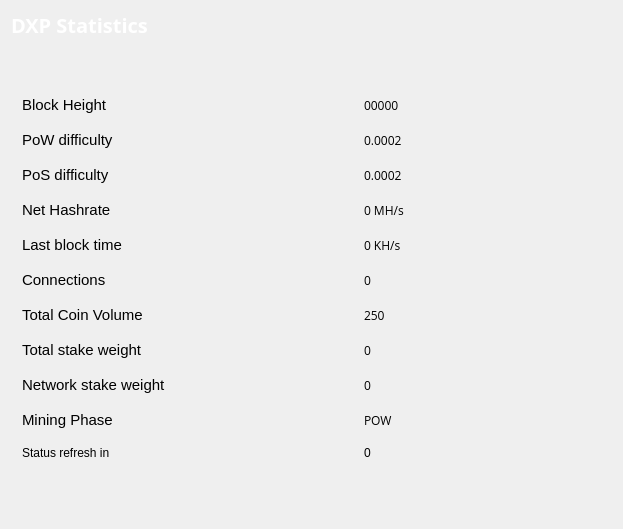
<?xml version="1.0" encoding="UTF-8"?>
<ui version="4.0">
 <class>StatisticsPage</class>
 <widget class="QWidget" name="StatisticsPage">
  <property name="windowModality">
   <enum>Qt::NonModal</enum>
  </property>
  <property name="geometry">
   <rect>
    <x>0</x>
    <y>0</y>
    <width>623</width>
    <height>529</height>
   </rect>
  </property>
  <property name="windowTitle">
   <string>Digging</string>
  </property>
  <layout class="QGridLayout" name="gridLayout">
   <property name="sizeConstraint">
    <enum>QLayout::SetMaximumSize</enum>
   </property>
   <item row="3" column="0">
    <spacer name="verticalSpacer">
     <property name="orientation">
      <enum>Qt::Vertical</enum>
     </property>
     <property name="sizeHint" stdset="0">
      <size>
       <width>20</width>
       <height>40</height>
      </size>
     </property>
    </spacer>
   </item>
   <item row="0" column="0">
    <widget class="QLabel" name="label_5">
     <property name="font">
      <font>
       <family>Open Sans,sans-serif</family>
      </font>
     </property>
     <property name="text">
      <string>&lt;html&gt;&lt;head/&gt;&lt;body&gt;&lt;p&gt;&lt;span style=&quot; font-size:20px; font-weight:600; color:#ffffff;&quot;&gt;DXP Statistics&lt;/span&gt;&lt;/p&gt;&lt;/body&gt;&lt;/html&gt;</string>
     </property>
    </widget>
   </item>
   <item row="1" column="0">
    <widget class="QFrame" name="gridFrame_2">
     <property name="minimumSize">
      <size>
       <width>0</width>
       <height>0</height>
      </size>
     </property>
     <property name="styleSheet">
      <string notr="true"/>
     </property>
     <layout class="QGridLayout" name="gridLayout_4">
      <item row="1" column="0">
       <spacer name="verticalSpacer_2">
        <property name="orientation">
         <enum>Qt::Vertical</enum>
        </property>
        <property name="sizeHint" stdset="0">
         <size>
          <width>20</width>
          <height>40</height>
         </size>
        </property>
       </spacer>
      </item>
      <item row="2" column="0">
       <layout class="QFormLayout" name="formLayout_2">
        <property name="fieldGrowthPolicy">
         <enum>QFormLayout::FieldsStayAtSizeHint</enum>
        </property>
        <property name="labelAlignment">
         <set>Qt::AlignLeading|Qt::AlignLeft|Qt::AlignVCenter</set>
        </property>
        <property name="formAlignment">
         <set>Qt::AlignLeading|Qt::AlignLeft|Qt::AlignTop</set>
        </property>
        <property name="horizontalSpacing">
         <number>198</number>
        </property>
        <property name="verticalSpacing">
         <number>17</number>
        </property>
        <property name="rightMargin">
         <number>0</number>
        </property>
        <item row="1" column="0">
         <widget class="QLabel" name="label_14">
          <property name="text">
           <string>&lt;html&gt;&lt;head/&gt;&lt;body&gt;&lt;p&gt;&lt;span style=&quot; font-size:11pt;&quot;&gt;Block Height&lt;/span&gt;&lt;/p&gt;&lt;/body&gt;&lt;/html&gt;</string>
          </property>
          <property name="alignment">
           <set>Qt::AlignLeading|Qt::AlignLeft|Qt::AlignVCenter</set>
          </property>
         </widget>
        </item>
        <item row="1" column="1">
         <widget class="QLabel" name="heightBox">
          <property name="font">
           <font>
            <family>Open Sans,sans-serif</family>
            <pointsize>9</pointsize>
           </font>
          </property>
          <property name="text">
           <string>00000</string>
          </property>
         </widget>
        </item>
        <item row="2" column="0">
         <widget class="QLabel" name="label_13">
          <property name="text">
           <string>&lt;html&gt;&lt;head/&gt;&lt;body&gt;&lt;p&gt;&lt;span style=&quot; font-size:11pt;&quot;&gt;PoW difficulty&lt;/span&gt;&lt;/p&gt;&lt;/body&gt;&lt;/html&gt;</string>
          </property>
         </widget>
        </item>
        <item row="2" column="1">
         <widget class="QLabel" name="diffBox">
          <property name="font">
           <font>
            <family>Open Sans,sans-serif</family>
            <pointsize>9</pointsize>
           </font>
          </property>
          <property name="text">
           <string>0.0002</string>
          </property>
         </widget>
        </item>
        <item row="3" column="0">
         <widget class="QLabel" name="label_9">
          <property name="text">
           <string>&lt;html&gt;&lt;head/&gt;&lt;body&gt;&lt;p&gt;&lt;span style=&quot; font-size:11pt;&quot;&gt;PoS difficulty&lt;/span&gt;&lt;/p&gt;&lt;/body&gt;&lt;/html&gt;</string>
          </property>
         </widget>
        </item>
        <item row="3" column="1">
         <widget class="QLabel" name="diffBox2">
          <property name="font">
           <font>
            <family>Open Sans,sans-serif</family>
            <pointsize>9</pointsize>
           </font>
          </property>
          <property name="text">
           <string>0.0002</string>
          </property>
         </widget>
        </item>
        <item row="4" column="0">
         <widget class="QLabel" name="label_16">
          <property name="text">
           <string>&lt;html&gt;&lt;head/&gt;&lt;body&gt;&lt;p&gt;&lt;span style=&quot; font-size:11pt;&quot;&gt;Net Hashrate&lt;/span&gt;&lt;/p&gt;&lt;/body&gt;&lt;/html&gt;</string>
          </property>
         </widget>
        </item>
        <item row="4" column="1">
         <widget class="QLabel" name="pawrateBox">
          <property name="font">
           <font>
            <family>Open Sans,sans-serif</family>
            <pointsize>9</pointsize>
           </font>
          </property>
          <property name="text">
           <string>0 MH/s</string>
          </property>
         </widget>
        </item>
        <item row="5" column="0">
         <widget class="QLabel" name="label3_2">
          <property name="sizePolicy">
           <sizepolicy hsizetype="Preferred" vsizetype="Maximum">
            <horstretch>0</horstretch>
            <verstretch>0</verstretch>
           </sizepolicy>
          </property>
          <property name="text">
           <string>&lt;html&gt;&lt;head/&gt;&lt;body&gt;&lt;p&gt;&lt;span style=&quot; font-size:11pt;&quot;&gt;Last block time&lt;/span&gt;&lt;/p&gt;&lt;/body&gt;&lt;/html&gt;</string>
          </property>
         </widget>
        </item>
        <item row="5" column="1">
         <widget class="QLabel" name="localBox">
          <property name="font">
           <font>
            <family>Open Sans,sans-serif</family>
            <pointsize>9</pointsize>
           </font>
          </property>
          <property name="text">
           <string>0 KH/s</string>
          </property>
         </widget>
        </item>
        <item row="6" column="0">
         <widget class="QLabel" name="label1_2">
          <property name="text">
           <string>&lt;html&gt;&lt;head/&gt;&lt;body&gt;&lt;p&gt;&lt;span style=&quot; font-size:11pt;&quot;&gt;Connections&lt;/span&gt;&lt;/p&gt;&lt;/body&gt;&lt;/html&gt;</string>
          </property>
         </widget>
        </item>
        <item row="6" column="1">
         <widget class="QLabel" name="connectionBox">
          <property name="font">
           <font>
            <family>Open Sans,sans-serif</family>
            <pointsize>9</pointsize>
           </font>
          </property>
          <property name="text">
           <string>0</string>
          </property>
         </widget>
        </item>
        <item row="7" column="0">
         <widget class="QLabel" name="label_8">
          <property name="text">
           <string>&lt;html&gt;&lt;head/&gt;&lt;body&gt;&lt;p&gt;&lt;span style=&quot; font-size:11pt;&quot;&gt;Total Coin Volume&lt;/span&gt;&lt;/p&gt;&lt;/body&gt;&lt;/html&gt;</string>
          </property>
         </widget>
        </item>
        <item row="7" column="1">
         <widget class="QLabel" name="volumeBox">
          <property name="font">
           <font>
            <family>Open Sans,sans-serif</family>
            <pointsize>9</pointsize>
           </font>
          </property>
          <property name="text">
           <string>250</string>
          </property>
         </widget>
        </item>
        <item row="8" column="0">
         <widget class="QLabel" name="label_10">
          <property name="text">
           <string>&lt;html&gt;&lt;head/&gt;&lt;body&gt;&lt;p&gt;&lt;span style=&quot; font-size:11pt;&quot;&gt;Total stake weight&lt;/span&gt;&lt;/p&gt;&lt;/body&gt;&lt;/html&gt;</string>
          </property>
         </widget>
        </item>
        <item row="8" column="1">
         <widget class="QLabel" name="minBox">
          <property name="font">
           <font>
            <family>Open Sans,sans-serif</family>
            <pointsize>9</pointsize>
           </font>
          </property>
          <property name="text">
           <string>0</string>
          </property>
         </widget>
        </item>
        <item row="9" column="0">
         <widget class="QLabel" name="label_11">
          <property name="text">
           <string>&lt;html&gt;&lt;head/&gt;&lt;body&gt;&lt;p&gt;&lt;span style=&quot; font-size:11pt;&quot;&gt;Network stake weight&lt;/span&gt;&lt;/p&gt;&lt;/body&gt;&lt;/html&gt;</string>
          </property>
         </widget>
        </item>
        <item row="9" column="1">
         <widget class="QLabel" name="maxBox">
          <property name="font">
           <font>
            <family>Open Sans,sans-serif</family>
            <pointsize>9</pointsize>
           </font>
          </property>
          <property name="text">
           <string>0</string>
          </property>
         </widget>
        </item>
        <item row="10" column="0">
         <widget class="QLabel" name="label_15">
          <property name="text">
           <string>&lt;html&gt;&lt;head/&gt;&lt;body&gt;&lt;p&gt;&lt;span style=&quot; font-size:11pt;&quot;&gt;Mining Phase&lt;/span&gt;&lt;/p&gt;&lt;/body&gt;&lt;/html&gt;</string>
          </property>
         </widget>
        </item>
        <item row="10" column="1">
         <widget class="QLabel" name="cBox">
          <property name="font">
           <font>
            <family>Open Sans,sans-serif</family>
            <pointsize>9</pointsize>
           </font>
          </property>
          <property name="text">
           <string>POW</string>
          </property>
         </widget>
        </item>
        <item row="11" column="0">
         <widget class="QLabel" name="label_2">
          <property name="text">
           <string>Status refresh in</string>
          </property>
         </widget>
        </item>
        <item row="11" column="1">
         <widget class="QLabel" name="labelCountDown">
          <property name="text">
           <string>0</string>
          </property>
         </widget>
        </item>
       </layout>
      </item>
     </layout>
    </widget>
   </item>
  </layout>
 </widget>
 <layoutdefault spacing="6" margin="11"/>
 <resources/>
 <connections/>
</ui>
